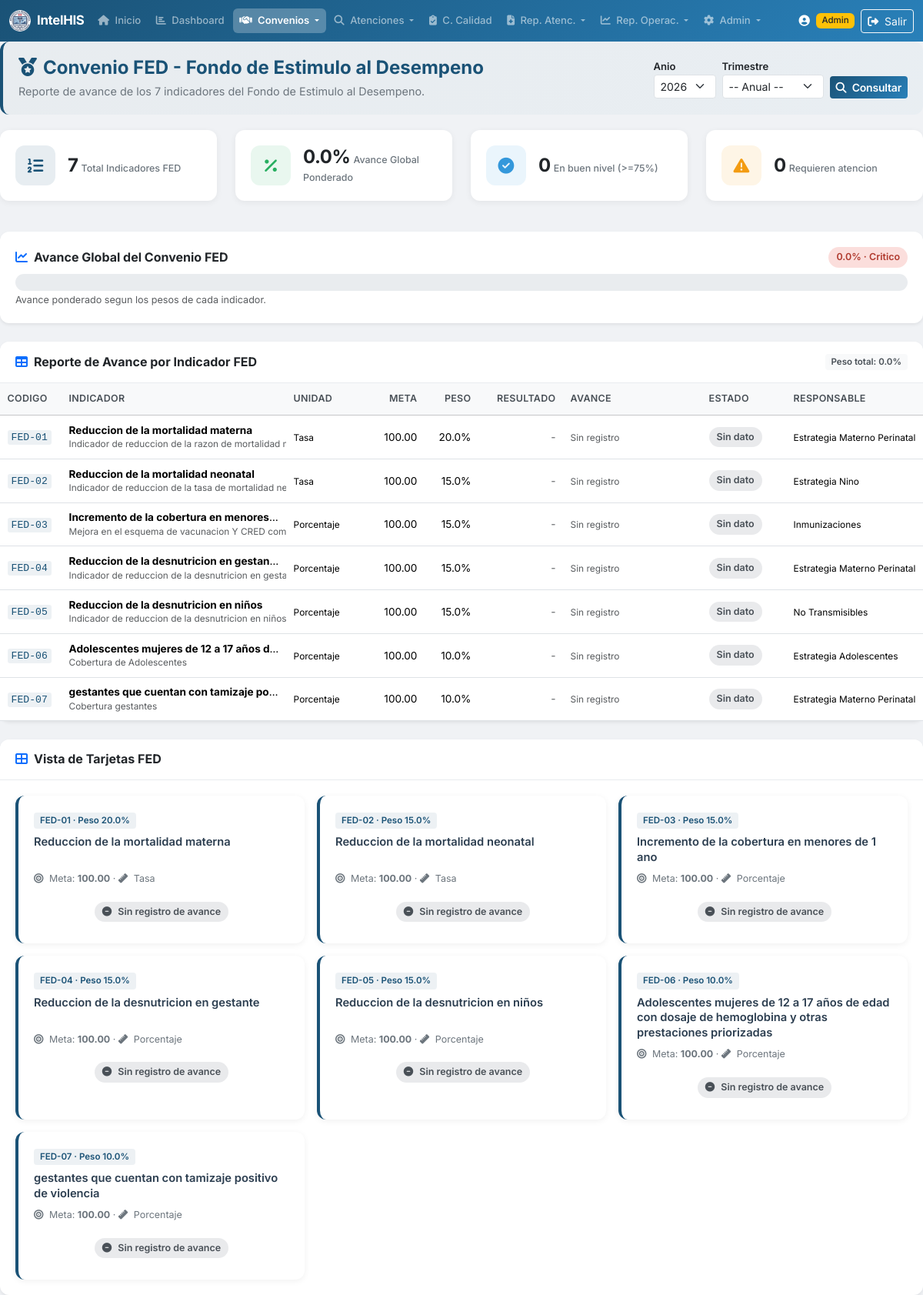
Page /convenio_fed.php (signed in) on the committed database.
### tables this page shows
CREATE TABLE `CONVENIO_FED_INDICADORES` (
  `id_indicador` int(11) NOT NULL,
  `codigo` varchar(20) NOT NULL COMMENT 'FED-01 ... FED-07',
  `nombre` varchar(300) NOT NULL,
  `descripcion` text DEFAULT NULL,
  `unidad_medida` varchar(50) DEFAULT NULL,
  `meta_anual` decimal(10,2) DEFAULT NULL,
  `peso_ponderado` decimal(5,2) DEFAULT NULL COMMENT 'Peso porcentual del indicador en el FED',
  `periodo` varchar(20) DEFAULT 'TRIMESTRAL',
  `responsable` varchar(150) DEFAULT NULL,
  `orden` int(11) DEFAULT 0,
  `estado` tinyint(1) NOT NULL DEFAULT 1
);

### includes/functions.php (called while the page is built, shortened)
<?php
function clean($str) {
    return htmlspecialchars($str ?? '', ENT_QUOTES, 'UTF-8');
}

### convenio_fed.php (the view, shortened to what this page needs)
<?php
require_once 'includes/functions.php';
$pdo = getDBConnection();
$fAnio = $_GET['anio'] ?? date('Y');
$fTrim = $_GET['trimestre'] ?? '';
$aniosDisp = $pdo->query("SELECT DISTINCT anio FROM CONVENIO_FED_AVANCE WHERE anio IS NOT NULL ORDER BY anio DESC")->fetchAll(PDO::FETCH_COLUMN);
if (empty($aniosDisp)) {
    $aniosDisp = [date('Y')];
}
$tablaExiste = $pdo->query("SHOW TABLES LIKE 'CONVENIO_FED_INDICADORES'")->fetchColumn();
$indicadores = [];
$resumen = ['total' => 0, 'con_avance' => 0, 'excelente' => 0, 'bueno' => 0, 'regular' => 0, 'bajo' => 0, 'critico' => 0, 'sin_dato' => 0];
$avancePonderado = 0.0;
$pesoTotal = 0.0;
if ($tablaExiste) {
    $sql = "SELECT i.id_indicador, i.codigo, i.nombre, i.descripcion, i.unidad_medida,
                   i.meta_anual, i.peso_ponderado, i.periodo, i.responsable, i.orden,
                   a.id_avance, a.valor_numerador, a.valor_denominador, a.valor_resultado,
                   a.porcentaje_avance, a.observaciones, a.fecha_registro
            FROM CONVENIO_FED_INDICADORES i
            LEFT JOIN CONVENIO_FED_AVANCE a ON a.id_indicador = i.id_indicador
                AND a.anio = ? " . ($fTrim !== '' ? " AND a.trimestre = ? " : " AND (a.trimestre IS NULL OR a.trimestre = '')") . "
            WHERE i.estado = 1
            ORDER BY i.orden ASC, i.codigo ASC";
    $stmt = $pdo->prepare($sql);
    if ($fTrim !== '') {
        $stmt->execute([$fAnio, $fTrim]);
    } else {
        $stmt->execute([$fAnio]);
    }
    $indicadores = $stmt->fetchAll();
    $resumen['total'] = count($indicadores);
    if ($pesoTotal > 0) {
        $avancePonderadoGlobal = ($avancePonderado / $pesoTotal) * 100;
    } else {
        $avancePonderadoGlobal = 0;
    }
}
function clasificarAvanceFED($pct) {
    if ($pct === null) return ['clase' => 'avance-sin-dato', 'texto' => 'Sin dato', 'estado' => ''];
    return ['clase' => 'avance-critico', 'texto' => 'Critico', 'estado' => 'estado-critico'];
}
include 'includes/header.php';
?>
<div class="page-header-section">
    <div class="d-flex justify-content-between align-items-center flex-wrap gap-2">
        <div>
            <h4><i class="fas fa-medal me-2"></i>Convenio FED - Fondo de Estimulo al Desempeno</h4>
            <p class="subtitle">Reporte de avance de los 7 indicadores del Fondo de Estimulo al Desempeno.</p>
        </div>
        <form method="GET" class="d-flex gap-2 align-items-end">
            <div>
                <label class="form-label small fw-semibold mb-0">Anio</label>
                <select name="anio" class="form-select form-select-sm" onchange="this.form.submit()">
                    <?php foreach ($aniosDisp as $a): ?>
                        <option value="<?= htmlspecialchars($a) ?>" <?= (string)$fAnio === (string)$a ? 'selected' : '' ?>><?= htmlspecialchars($a) ?></option>
                    <?php endforeach; ?>
                </select>
            </div>
            <div>
                <label class="form-label small fw-semibold mb-0">Trimestre</label>
                <select name="trimestre" class="form-select form-select-sm" onchange="this.form.submit()">
                    <option value="">-- Anual --</option>
                </select>
            </div>
            <button type="submit" class="btn btn-his btn-sm"><i class="fas fa-search me-1"></i> Consultar</button>
        </form>
    </div>
</div>
<?php if (!$tablaExiste): ?>
    <div class="alert alert-warning">
        <i class="fas fa-exclamation-triangle me-2"></i>
        Las tablas del Convenio FED no existen en la base de datos.
        Ejecute el script <code>Database/update_his_v2.sql</code> para crearlas y cargar los 7 indicadores.
    </div>
<?php else: ?>
<div class="row mb-4">
    <div class="col-md-3 col-6 mb-3">
        <div class="stat-card stat-primary">
            <div class="stat-icon"><i class="fas fa-list-ol"></i></div>
            <div class="stat-info">
                <span class="stat-value"><?= number_format($resumen['total']) ?></span>
                <span class="stat-label">Total Indicadores FED</span>
            </div>
        </div>
    </div>
    <div class="col-md-3 col-6 mb-3">
        <div class="stat-card stat-success">
            <div class="stat-icon"><i class="fas fa-percentage"></i></div>
            <div class="stat-info">
                <span class="stat-value"><?= number_format($avancePonderadoGlobal ?? 0, 1) ?>%</span>
                <span class="stat-label">Avance Global Ponderado</span>
            </div>
        </div>
    </div>
    <div class="col-md-3 col-6 mb-3">
        <div class="stat-card stat-info">
            <div class="stat-icon"><i class="fas fa-check-circle"></i></div>
            <div class="stat-info">
                <span class="stat-value"><?= number_format($resumen['excelente'] + $resumen['bueno']) ?></span>
                <span class="stat-label">En buen nivel (>=75%)</span>
            </div>
        </div>
    </div>
    <div class="col-md-3 col-6 mb-3">
        <div class="stat-card stat-warning">
            <div class="stat-icon"><i class="fas fa-exclamation-triangle"></i></div>
            <div class="stat-info">
                <span class="stat-value"><?= number_format($resumen['regular'] + $resumen['bajo'] + $resumen['critico']) ?></span>
                <span class="stat-label">Requieren atencion</span>
            </div>
        </div>
    </div>
</div>
<div class="card shadow-sm mb-4">
    <div class="card-body">
        <div class="d-flex justify-content-between align-items-center mb-2">
            <h6 class="mb-0 fw-bold"><i class="fas fa-chart-line me-2 text-primary"></i>Avance Global del Convenio FED</h6>
            <span class="avance-badge <?= clasificarAvanceFED($avancePonderadoGlobal ?? 0)['clase'] ?>">
                <?= number_format($avancePonderadoGlobal ?? 0, 1) ?>% &middot; <?= clasificarAvanceFED($avancePonderadoGlobal ?? 0)['texto'] ?>
            </span>
        </div>
        <div class="progress" style="height: 22px; border-radius: 11px;">
        </div>
        <small class="text-muted">Avance ponderado segun los pesos de cada indicador.</small>
    </div>
</div>
<div class="card shadow-sm mb-4">
    <div class="card-header bg-white d-flex justify-content-between align-items-center">
        <h6 class="mb-0 fw-bold"><i class="fas fa-table me-2 text-primary"></i>Reporte de Avance por Indicador FED</h6>
        <span class="stat-mini">Peso total: <?= number_format($pesoTotal, 1) ?>%</span>
    </div>
    <div class="card-body p-0">
        <div class="table-responsive">
            <table class="table table-hover table-sm mb-0">
                <thead class="table-light">
                    <tr>
                        <th style="width:80px;">Codigo</th>
                        <th>Indicador</th>
                        <th style="width:100px;">Unidad</th>
                        <th style="width:80px;" class="text-end">Meta</th>
                        <th style="width:70px;" class="text-end">Peso</th>
                        <th style="width:110px;" class="text-end">Resultado</th>
                        <th style="width:180px;">Avance</th>
                        <th style="width:110px;">Estado</th>
                        <th style="width:130px;">Responsable</th>
                    </tr>
                </thead>
                <tbody>
                    <?php if (empty($indicadores)): ?>
                        <tr><td colspan="9" class="text-center text-muted py-4">No se encontraron indicadores FED.</td></tr>
                    <?php else: ?>
                        <?php foreach ($indicadores as $ind):
                            $pct = $ind['porcentaje_avance'] !== null ? (float)$ind['porcentaje_avance'] : null;
                            $av = clasificarAvanceFED($pct);
                            $barColor = $pct === null ? 'bg-secondary' :
                                ($pct >= 90 ? 'bg-success' : ($pct >= 75 ? 'bg-info' :
                                ($pct >= 60 ? 'bg-warning' : ($pct >= 40 ? 'bg-orange' : 'bg-danger'))));
                        ?>
                        <tr>
                            <td><code><?= clean($ind['codigo']) ?></code></td>
                            <td>
                                <strong><?= clean($ind['nombre']) ?></strong>
                                <?php if (!empty($ind['descripcion'])): ?>
                                    <small class="d-block text-muted" style="font-size:0.74rem;"><?= clean(mb_strimwidth($ind['descripcion'], 0, 80, '...')) ?></small>
                                <?php endif; ?>
                            </td>
                            <td><small><?= clean($ind['unidad_medida'] ?? '-') ?></small></td>
                            <td class="text-end"><?= $ind['meta_anual'] !== null ? number_format((float)$ind['meta_anual'], 2) : '-' ?></td>
                            <td class="text-end"><?= $ind['peso_ponderado'] !== null ? number_format((float)$ind['peso_ponderado'], 1) . '%' : '-' ?></td>
                            <td class="text-end">
                                <?php if ($ind['valor_resultado'] !== null): ?>
                                    <strong><?= number_format((float)$ind['valor_resultado'], 2) ?></strong>
                                <?php else: ?>
                                    <span class="text-muted">-</span>
                                <?php endif; ?>
                            </td>
                            <td>
                                <?php if ($pct !== null): ?>
                                    <div class="progress progress-his" style="height:8px;">
                                        <div class="progress-bar <?= $barColor ?>" role="progressbar" style="width: <?= min(100, $pct) ?>%;"></div>
                                    </div>
                                    <small class="text-muted"><?= number_format($pct, 1) ?>%</small>
                                <?php else: ?>
                                    <span class="text-muted small">Sin registro</span>
                                <?php endif; ?>
                            </td>
                            <td><span class="avance-badge <?= $av['clase'] ?>"><?= $av['texto'] ?></span></td>
                            <td><small><?= clean($ind['responsable'] ?? '-') ?></small></td>
                        </tr>
                        <?php endforeach; ?>
                    <?php endif; ?>
                </tbody>
            </table>
        </div>
    </div>
</div>
<div class="card shadow-sm">
    <div class="card-header bg-white">
        <h6 class="mb-0 fw-bold"><i class="fas fa-th-large me-2 text-primary"></i>Vista de Tarjetas FED</h6>
    </div>
    <div class="card-body">
        <div class="row g-3">
            <?php foreach ($indicadores as $ind):
                $pct = $ind['porcentaje_avance'] !== null ? (float)$ind['porcentaje_avance'] : null;
                $av = clasificarAvanceFED($pct);
            ?>
            <div class="col-lg-4 col-md-6">
                <div class="indicador-card <?= $av['estado'] ?>">
                    <span class="indicador-codigo"><?= clean($ind['codigo']) ?> &middot; Peso <?= number_format((float)$ind['peso_ponderado'], 1) ?>%</span>
                    <div class="indicador-nombre"><?= clean($ind['nombre']) ?></div>
                    <div class="indicador-meta">
                        <i class="fas fa-bullseye me-1"></i> Meta: <strong><?= $ind['meta_anual'] !== null ? number_format((float)$ind['meta_anual'], 2) : '-' ?></strong>
                        &middot; <i class="fas fa-ruler me-1"></i> <?= clean($ind['unidad_medida'] ?? '-') ?>
                    </div>
                    <?php if ($pct !== null): ?>
                        <div class="progress progress-his mb-2">
                            <div class="progress-bar <?= $pct >= 90 ? 'bg-success' : ($pct >= 75 ? 'bg-info' : ($pct >= 60 ? 'bg-warning' : ($pct >= 40 ? 'bg-orange' : 'bg-danger'))) ?>"
                                 role="progressbar" style="width: <?= min(100, $pct) ?>%;"></div>
                        </div>
                        <div class="d-flex justify-content-between align-items-center">
                            <small class="text-muted">Resultado: <strong><?= number_format((float)$ind['valor_resultado'], 2) ?></strong></small>
                            <span class="avance-badge <?= $av['clase'] ?>"><?= number_format($pct, 1) ?>% &middot; <?= $av['texto'] ?></span>
                        </div>
                    <?php else: ?>
                        <div class="text-center py-2">
                            <span class="avance-badge avance-sin-dato"><i class="fas fa-minus-circle me-1"></i>Sin registro de avance</span>
                        </div>
                    <?php endif; ?>
                </div>
            </div>
            <?php endforeach; ?>
        </div>
    </div>
</div>
<?php endif; ?>
<?php include 'includes/footer.php'; ?>

### rows in the picture
convenio_fed_indicadores: codigo "FED-01", nombre "Reduccion de la mortalidad materna", descripcion "Indicador de reduccion de la razon de mortalid…", unidad_medida "Tasa", meta_anual "100.00", peso_ponderado "20.0", texto "Sin dato", responsable "Estrategia Materno Perinatal"
convenio_fed_indicadores: codigo "FED-02", nombre "Reduccion de la mortalidad neonatal", descripcion "Indicador de reduccion de la tasa de mortalida…", unidad_medida "Tasa", meta_anual "100.00", peso_ponderado "15.0", texto "Sin dato", responsable "Estrategia Nino"
convenio_fed_indicadores: codigo "FED-03", nombre "Incremento de la cobertura en menores…", descripcion "Mejora en el esquema de vacunacion Y CRED…", unidad_medida "Porcentaje", meta_anual "100.00", peso_ponderado "15.0", texto "Sin dato", responsable "Inmunizaciones", nombre "Incremento de la cobertura en menores de 1 ano"
convenio_fed_indicadores: codigo "FED-04", nombre "Reduccion de la desnutricion en gestan…", descripcion "Indicador de reduccion de la desnutricion en g…", unidad_medida "Porcentaje", meta_anual "100.00", peso_ponderado "15.0", texto "Sin dato", responsable "Estrategia Materno Perinatal", nombre "Reduccion de la desnutricion en gestante"
convenio_fed_indicadores: codigo "FED-05", nombre "Reduccion de la desnutricion en niños", descripcion "Indicador de reduccion de la desnutricion en niños", unidad_medida "Porcentaje", meta_anual "100.00", peso_ponderado "15.0", texto "Sin dato", responsable "No Transmisibles"
convenio_fed_indicadores: codigo "FED-06", nombre "Adolescentes mujeres de 12 a 17 años d…", descripcion "Cobertura de Adolescentes", unidad_medida "Porcentaje", meta_anual "100.00", peso_ponderado "10.0", texto "Sin dato", responsable "Estrategia Adolescentes", nombre "Adolescentes mujeres de 12 a 17 años de edad con dosaje de hemoglobina y otras prestaciones priorizadas"
convenio_fed_indicadores: codigo "FED-07", nombre "gestantes que cuentan con tamizaje po…", descripcion "Cobertura gestantes", unidad_medida "Porcentaje", meta_anual "100.00", peso_ponderado "10.0", texto "Sin dato", responsable "Estrategia Materno Perinatal", nombre "gestantes que cuentan con tamizaje positivo de violencia"

### other values in the picture
$resumen['total'] "7"
$avancePonderadoGlobal "0.0"
$resumen['excelente'] + $resumen['bueno'] "0"
$resumen['regular'] + $resumen['bajo'] + $resumen['critico'] "0"
clasificarAvanceFED($avancePonderadoGlobal ?? 0)['texto'] "Critico"
$pesoTotal "0.0"
form field anio "2026"
